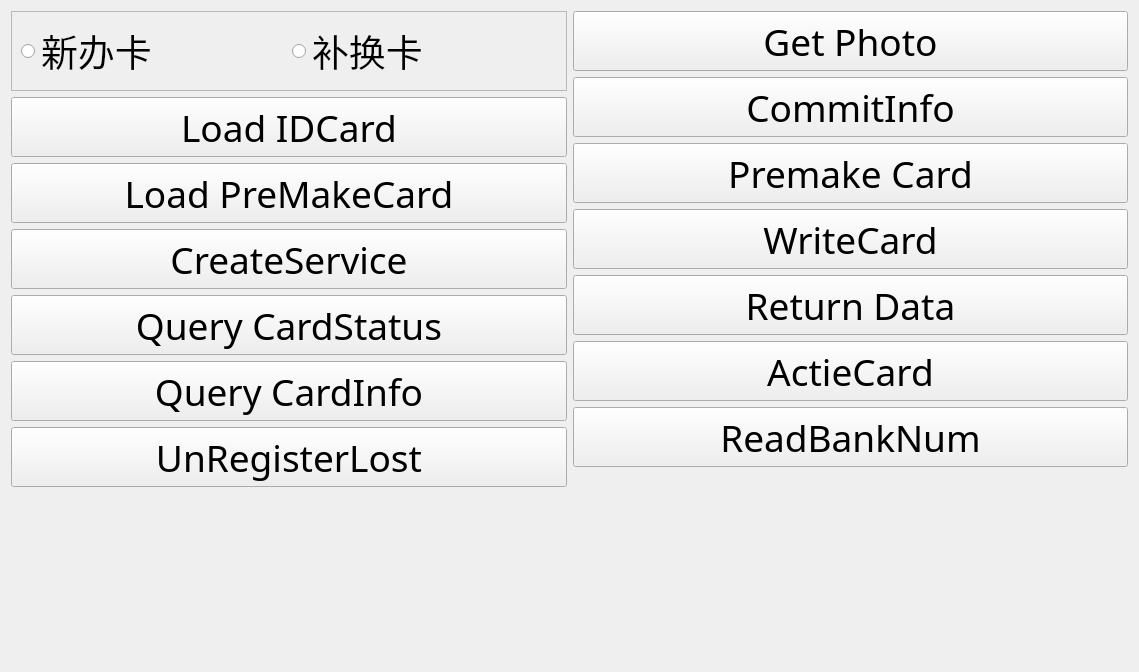
<?xml version="1.0" encoding="UTF-8"?>
<ui version="4.0">
 <class>Sys_SSCardServiceT</class>
 <widget class="QWidget" name="Sys_SSCardServiceT">
  <property name="geometry">
   <rect>
    <x>0</x>
    <y>0</y>
    <width>1139</width>
    <height>672</height>
   </rect>
  </property>
  <property name="windowTitle">
   <string>Form</string>
  </property>
  <layout class="QHBoxLayout" name="horizontalLayout_2">
   <item>
    <layout class="QVBoxLayout" name="verticalLayout">
     <item>
      <widget class="QFrame" name="frame">
       <property name="frameShape">
        <enum>QFrame::StyledPanel</enum>
       </property>
       <property name="frameShadow">
        <enum>QFrame::Raised</enum>
       </property>
       <layout class="QHBoxLayout" name="horizontalLayout">
        <item>
         <widget class="QRadioButton" name="radioButton_New">
          <property name="font">
           <font>
            <family>思源黑体 CN Medium</family>
            <pointsize>28</pointsize>
           </font>
          </property>
          <property name="text">
           <string>新办卡</string>
          </property>
         </widget>
        </item>
        <item>
         <widget class="QRadioButton" name="radioButton_ReplaceCard">
          <property name="font">
           <font>
            <family>思源黑体 CN Medium</family>
            <pointsize>28</pointsize>
           </font>
          </property>
          <property name="text">
           <string>补换卡</string>
          </property>
         </widget>
        </item>
       </layout>
      </widget>
     </item>
     <item>
      <widget class="QPushButton" name="pushButton_LoadCardID">
       <property name="minimumSize">
        <size>
         <width>320</width>
         <height>60</height>
        </size>
       </property>
       <property name="font">
        <font>
         <family>思源黑体 CN Normal</family>
         <pointsize>28</pointsize>
        </font>
       </property>
       <property name="text">
        <string>Load IDCard</string>
       </property>
      </widget>
     </item>
     <item>
      <widget class="QPushButton" name="pushButton_LoadPreMakeCard">
       <property name="minimumSize">
        <size>
         <width>320</width>
         <height>60</height>
        </size>
       </property>
       <property name="font">
        <font>
         <family>思源黑体 CN Normal</family>
         <pointsize>28</pointsize>
        </font>
       </property>
       <property name="text">
        <string>Load PreMakeCard</string>
       </property>
      </widget>
     </item>
     <item>
      <widget class="QPushButton" name="pushButton_CreateService">
       <property name="minimumSize">
        <size>
         <width>320</width>
         <height>60</height>
        </size>
       </property>
       <property name="font">
        <font>
         <family>思源黑体 CN Normal</family>
         <pointsize>28</pointsize>
        </font>
       </property>
       <property name="text">
        <string>CreateService</string>
       </property>
      </widget>
     </item>
     <item>
      <widget class="QPushButton" name="pushButton_QueryCardStatus">
       <property name="minimumSize">
        <size>
         <width>320</width>
         <height>60</height>
        </size>
       </property>
       <property name="font">
        <font>
         <family>思源黑体 CN Normal</family>
         <pointsize>28</pointsize>
        </font>
       </property>
       <property name="text">
        <string>Query CardStatus</string>
       </property>
      </widget>
     </item>
     <item>
      <widget class="QPushButton" name="pushButton_QueryCardInfo">
       <property name="minimumSize">
        <size>
         <width>320</width>
         <height>60</height>
        </size>
       </property>
       <property name="font">
        <font>
         <family>思源黑体 CN Normal</family>
         <pointsize>28</pointsize>
        </font>
       </property>
       <property name="text">
        <string>Query CardInfo</string>
       </property>
      </widget>
     </item>
     <item>
      <widget class="QPushButton" name="pushButton_UnRegisterLost">
       <property name="minimumSize">
        <size>
         <width>320</width>
         <height>60</height>
        </size>
       </property>
       <property name="font">
        <font>
         <family>思源黑体 CN Normal</family>
         <pointsize>28</pointsize>
        </font>
       </property>
       <property name="text">
        <string>UnRegisterLost</string>
       </property>
      </widget>
     </item>
     <item>
      <spacer name="verticalSpacer_2">
       <property name="orientation">
        <enum>Qt::Vertical</enum>
       </property>
       <property name="sizeHint" stdset="0">
        <size>
         <width>20</width>
         <height>40</height>
        </size>
       </property>
      </spacer>
     </item>
    </layout>
   </item>
   <item>
    <layout class="QVBoxLayout" name="verticalLayout_2">
     <item>
      <widget class="QPushButton" name="pushButton_GetPhoto">
       <property name="minimumSize">
        <size>
         <width>320</width>
         <height>60</height>
        </size>
       </property>
       <property name="font">
        <font>
         <family>思源黑体 CN Normal</family>
         <pointsize>28</pointsize>
        </font>
       </property>
       <property name="text">
        <string>Get Photo</string>
       </property>
      </widget>
     </item>
     <item>
      <widget class="QPushButton" name="pushButton_CommitInfo">
       <property name="minimumSize">
        <size>
         <width>320</width>
         <height>60</height>
        </size>
       </property>
       <property name="font">
        <font>
         <family>思源黑体 CN Normal</family>
         <pointsize>28</pointsize>
        </font>
       </property>
       <property name="text">
        <string>CommitInfo</string>
       </property>
      </widget>
     </item>
     <item>
      <widget class="QPushButton" name="pushButton_PremakeCard">
       <property name="minimumSize">
        <size>
         <width>320</width>
         <height>60</height>
        </size>
       </property>
       <property name="font">
        <font>
         <family>思源黑体 CN Normal</family>
         <pointsize>28</pointsize>
        </font>
       </property>
       <property name="text">
        <string>Premake Card</string>
       </property>
      </widget>
     </item>
     <item>
      <widget class="QPushButton" name="pushButton_WriteCard">
       <property name="minimumSize">
        <size>
         <width>320</width>
         <height>60</height>
        </size>
       </property>
       <property name="font">
        <font>
         <family>思源黑体 CN Normal</family>
         <pointsize>28</pointsize>
        </font>
       </property>
       <property name="text">
        <string>WriteCard</string>
       </property>
      </widget>
     </item>
     <item>
      <widget class="QPushButton" name="pushButton_ReturnCard">
       <property name="minimumSize">
        <size>
         <width>320</width>
         <height>60</height>
        </size>
       </property>
       <property name="font">
        <font>
         <family>思源黑体 CN Normal</family>
         <pointsize>28</pointsize>
        </font>
       </property>
       <property name="text">
        <string>Return Data</string>
       </property>
      </widget>
     </item>
     <item>
      <widget class="QPushButton" name="pushButton_ActiveCard">
       <property name="minimumSize">
        <size>
         <width>320</width>
         <height>60</height>
        </size>
       </property>
       <property name="font">
        <font>
         <family>思源黑体 CN Normal</family>
         <pointsize>28</pointsize>
        </font>
       </property>
       <property name="text">
        <string>ActieCard</string>
       </property>
      </widget>
     </item>
     <item>
      <widget class="QPushButton" name="pushButton_ReadBankNum">
       <property name="minimumSize">
        <size>
         <width>320</width>
         <height>60</height>
        </size>
       </property>
       <property name="font">
        <font>
         <family>思源黑体 CN Normal</family>
         <pointsize>28</pointsize>
        </font>
       </property>
       <property name="text">
        <string>ReadBankNum</string>
       </property>
      </widget>
     </item>
     <item>
      <spacer name="verticalSpacer">
       <property name="orientation">
        <enum>Qt::Vertical</enum>
       </property>
       <property name="sizeHint" stdset="0">
        <size>
         <width>20</width>
         <height>40</height>
        </size>
       </property>
      </spacer>
     </item>
    </layout>
   </item>
  </layout>
 </widget>
 <resources/>
 <connections/>
</ui>
